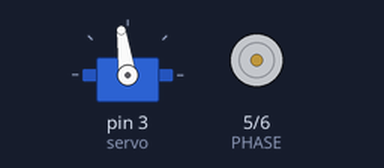
A sketch run on a simulated Arduino Uno, built with avr-gcc and run on an emulated ATmega328P. On the bench: servo, direction and speed pins drawn as motors (green arrow = direction pin HIGH = forward, orange = LOW = backward, longer = more drive).

Above: at 0.05 s.
At 52.45 s:
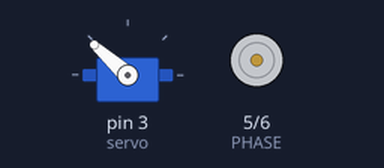
Timing chart, 0 to 68.4 s (numbered marks = the images above):
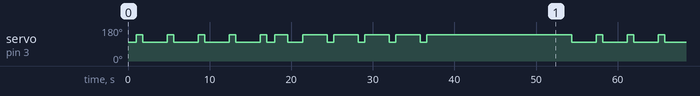

Measured:
- by itself, servo on pin 3 (servo): repeats every 52.6 s: 4 × (98° 3.0 s, 138° 0.80 s), 98° 1.0 s, 138° 1.6 s, 98° 1.8 s, 4 × (138° 3.0 s, 98° 0.80 s), 138° 17.8 s

The sketch:

CODIGO_FOGUEO_1.ino
```cpp
// Motor LEGO NXT con Arduino + DRV8871
// Control básico de giro + lectura de encoder

#include <Servo.h>

int corto1 = 1000;
int largo1 = 3000;

Servo servo;

int PHASE = 5;   // dirección
int ENABLE = 6;  // velocidad (PWM)

int ENC_A = 7;   // encoder canal A
int ENC_B = 8;   // encoder canal B

volatile long encoderCount = 0;

void encoderISR() {
  int A = digitalRead(ENC_A);
  int B = digitalRead(ENC_B);
  if (A == B) {
    encoderCount++;  // un sentido
  } else {
    encoderCount--;  // otro sentido
  }
}

void setup() {

  Serial.begin(115200);

  pinMode(PHASE, OUTPUT);
  pinMode(ENABLE, OUTPUT);

  pinMode(ENC_A, INPUT_PULLUP);
  pinMode(ENC_B, INPUT_PULLUP);

  attachInterrupt(digitalPinToInterrupt(ENC_A), encoderISR, CHANGE);

  servo.attach(3);
  servo.write(98);
}

void turnR(){

  servo.write(138);
  delay(800);
  servo.write(98);

}

void turnL(){

  servo.write(98);
  delay(800);
  servo.write(138);

}

void corto(){
  delay(corto1);
}

void largo(){
  delay(largo1);
}

void mediavuelta(){
  turnR();
  turnR();
}

void loop() {
  // Girar motor adelante
  digitalWrite(ENABLE, LOW);
  analogWrite(PHASE, 250);
  //delay(2000);
  //digitalWrite(ENABLE, LOW);
  //analogWrite(PHASE, 250);
  //delay(2000);

  corto();
  for(int i = 0; i < 4; i++){
    turnR();
    largo();
  }
  turnR();
  corto();

  mediavuelta();

  corto();
  for(int i = 0; i < 4; i++){
    turnL();
    largo();
  }
  turnL();
  corto();

  // Parar
  //analogWrite(ENABLE, 0);
  //delay(1000);

  // Girar motor atrás
  //digitalWrite(PHASE, LOW);
  //analogWrite(ENABLE, 255);
  //delay(2000);

  // Parar
  analogWrite(ENABLE, 0);
  analogWrite(PHASE, 0);
  // Mostrar cuántos ticks leyó el encoder
  //Serial.print("Encoder count: ");
  //Serial.println(encoderCount);

  delay(15000);
}
```
